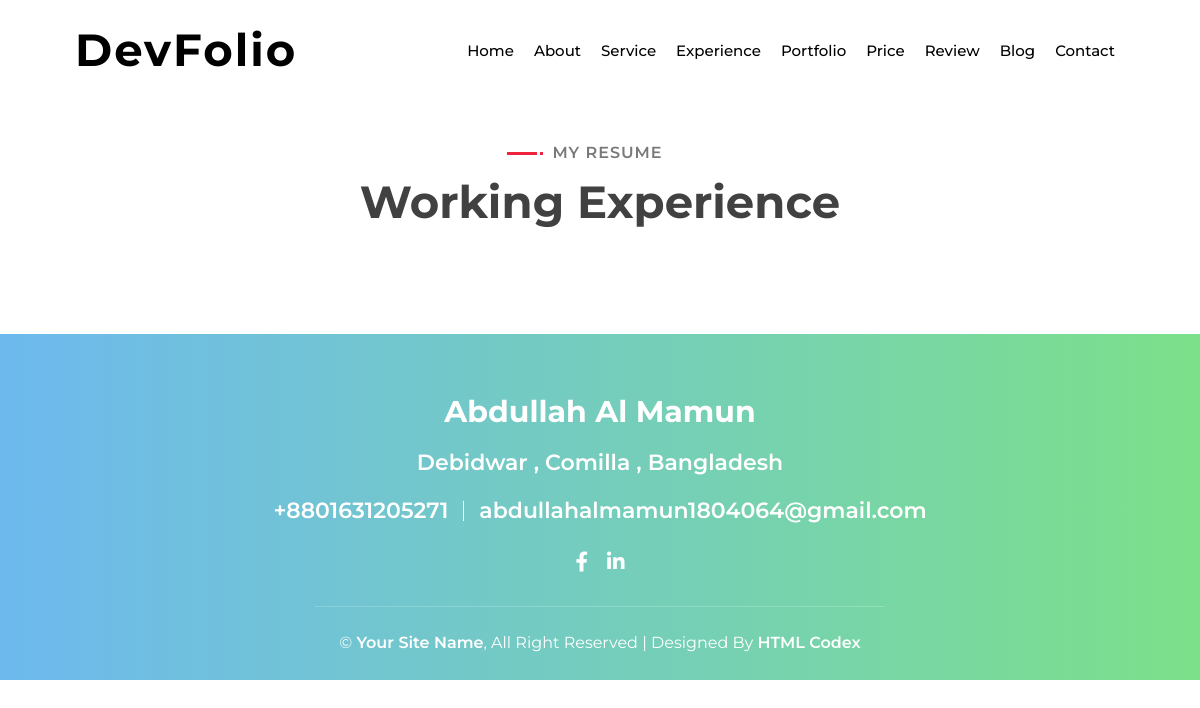
Before: /experience/ with the older database file.
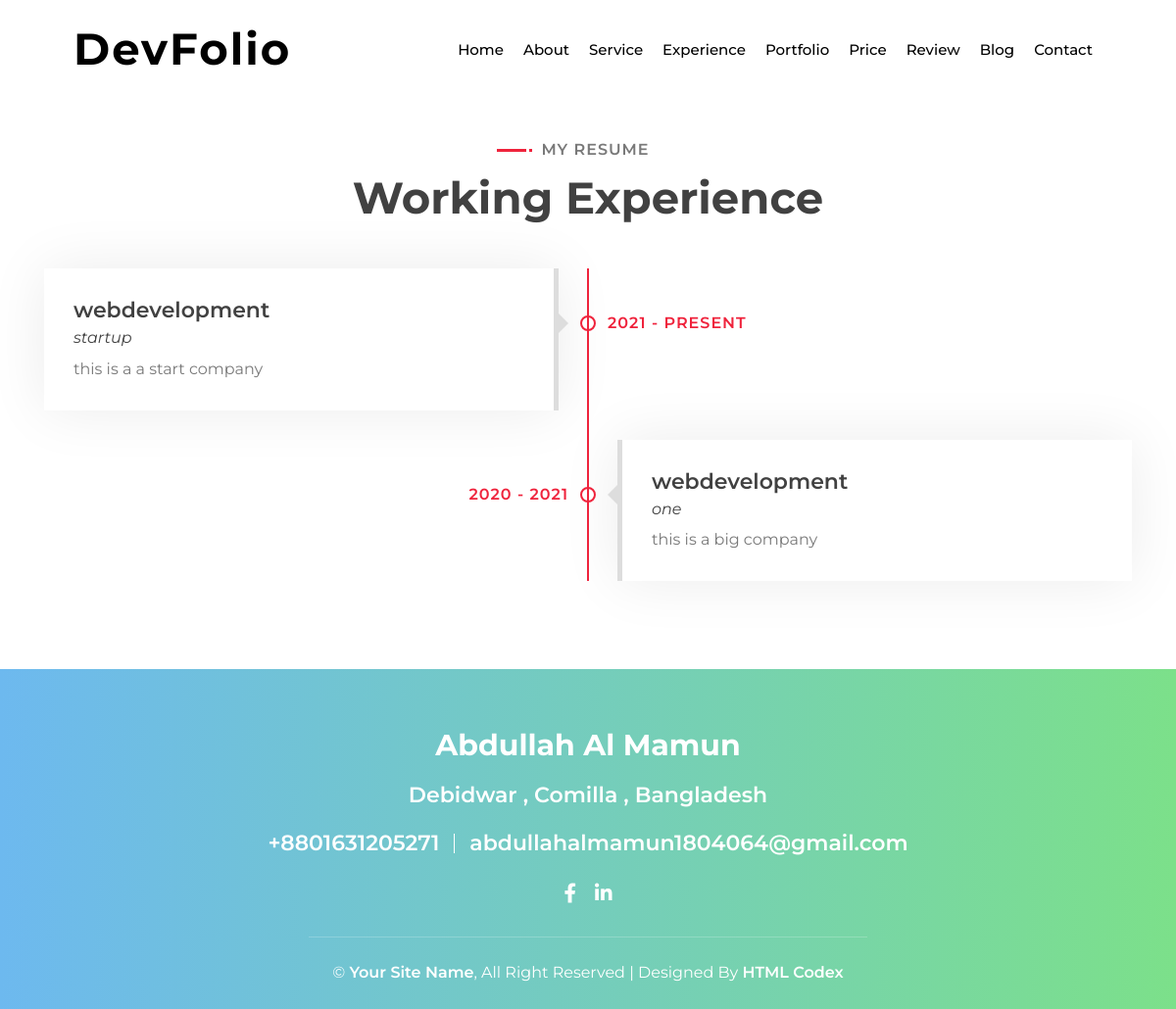
After: the same page with the newer database file.
### myapp/models.py (models this page shows, shortened)
class job_exp_model(models.Model):
    start_time=models.CharField(max_length=4)
    end_time=models.CharField(max_length=8)
    work_field=models.CharField(max_length=100)
    company_name=models.CharField(max_length=100)
    dtails=models.TextField()
    class Meta:
        ordering=['-id']

### myapp/views.py (the view)
# urls.py: path('experience/', views.experience ,name='experience'),
def experience(request):
    job=job_exp_model.objects.all()
    dic={
        'jobs':job
    }
    return render(request,'myapp/experience.html',dic)

### myapp/templates/myapp/experience.html
{% extends 'myapp/base.html' %}
{% load static %}
{% block experience %}
<div class="experience" id="experience">
    <div class="container">
        <header class="section-header text-center wow zoomIn mt-5" data-wow-delay="0.1s">
           <br><br>
            <p>My Resume</p>
            <h2>Working Experience</h2>
        </header>
        <div class="timeline">
         {% for job in jobs %}
         {% if forloop.counter|divisibleby:2  %}
         <div class="timeline-item right wow slideInRight" data-wow-delay="0.1s">
            <div class="timeline-text">
                <div class="timeline-date">{{job.start_time}} - {{job.end_time}}</div>
                <h2>{{job.work_field}}</h2>
                <h4>{{job.company_name}}</h4>
                <p>
                    {{job.dtails}}
                </p>
            </div>
        </div>
          {% else %}
            <div class="timeline-item left wow slideInLeft" data-wow-delay="0.1s">
                <div class="timeline-text">
                    <div class="timeline-date">{{job.start_time}} - {{job.end_time}}</div>
                    <h2>{{job.work_field}}</h2>
                    <h4>{{job.company_name}}</h4>
                    <p>
                        {{job.dtails}}
                    </p>
                </div>
            </div>
            {% endif %}
            {% endfor %}
        </div>
    </div>
</div>
{% endblock experience %}

Changed rows visible on the page:
added job_exp_model: start_time "2021", end_time "PRESENT", work_field "webdevelopment", company_name "startup", dtails "this is a a start company"
added job_exp_model: start_time "2020", end_time "2021", work_field "webdevelopment", company_name "one", dtails "this is a big company"
